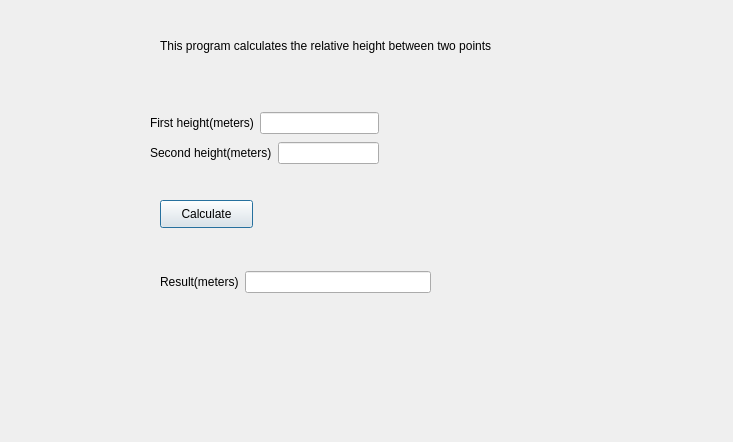
<?xml version="1.0" encoding="UTF-8"?>
<ui version="4.0">
 <class>RelativeHeight</class>
 <widget class="QDialog" name="RelativeHeight">
  <property name="geometry">
   <rect>
    <x>0</x>
    <y>0</y>
    <width>733</width>
    <height>442</height>
   </rect>
  </property>
  <property name="windowTitle">
   <string>RelativeHeight</string>
  </property>
  <widget class="QPushButton" name="Calculate_Relative_height">
   <property name="geometry">
    <rect>
     <x>160</x>
     <y>200</y>
     <width>93</width>
     <height>28</height>
    </rect>
   </property>
   <property name="text">
    <string>Calculate</string>
   </property>
  </widget>
  <widget class="QLabel" name="label_4">
   <property name="geometry">
    <rect>
     <x>160</x>
     <y>30</y>
     <width>441</width>
     <height>31</height>
    </rect>
   </property>
   <property name="text">
    <string>This program calculates the relative height between two points</string>
   </property>
  </widget>
  <widget class="QWidget" name="layoutWidget">
   <property name="geometry">
    <rect>
     <x>150</x>
     <y>110</y>
     <width>229</width>
     <height>57</height>
    </rect>
   </property>
   <layout class="QVBoxLayout" name="verticalLayout">
    <item>
     <layout class="QHBoxLayout" name="horizontalLayout">
      <item>
       <widget class="QLabel" name="label">
        <property name="text">
         <string>First height(meters)</string>
        </property>
       </widget>
      </item>
      <item>
       <widget class="QLineEdit" name="lineEdit_height_1"/>
      </item>
     </layout>
    </item>
    <item>
     <layout class="QHBoxLayout" name="horizontalLayout_2">
      <item>
       <widget class="QLabel" name="label_2">
        <property name="text">
         <string>Second height(meters)</string>
        </property>
       </widget>
      </item>
      <item>
       <widget class="QLineEdit" name="lineEdit_height_2"/>
      </item>
     </layout>
    </item>
   </layout>
  </widget>
  <widget class="QWidget" name="layoutWidget">
   <property name="geometry">
    <rect>
     <x>160</x>
     <y>270</y>
     <width>271</width>
     <height>24</height>
    </rect>
   </property>
   <layout class="QHBoxLayout" name="horizontalLayout_3">
    <item>
     <widget class="QLabel" name="label_3">
      <property name="text">
       <string>Result(meters)</string>
      </property>
     </widget>
    </item>
    <item>
     <widget class="QLineEdit" name="lineEdit_result"/>
    </item>
   </layout>
  </widget>
 </widget>
 <resources/>
 <connections/>
</ui>
